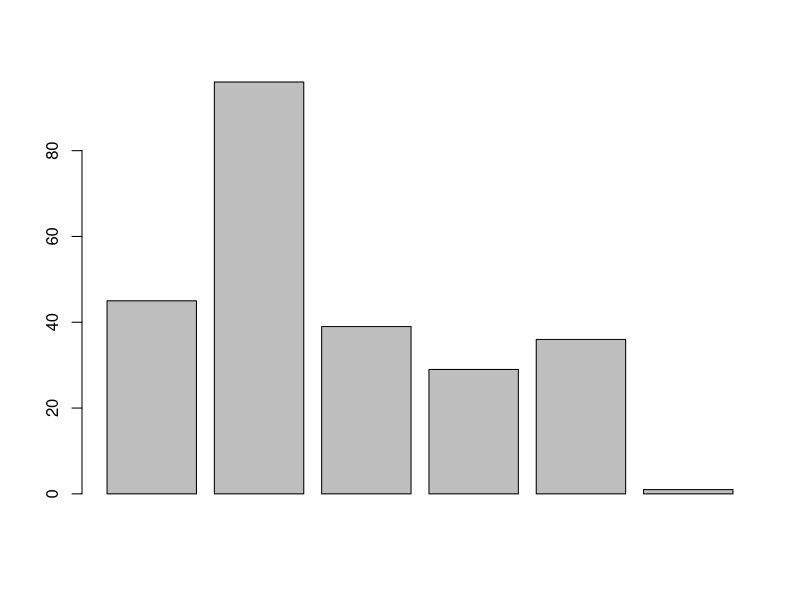
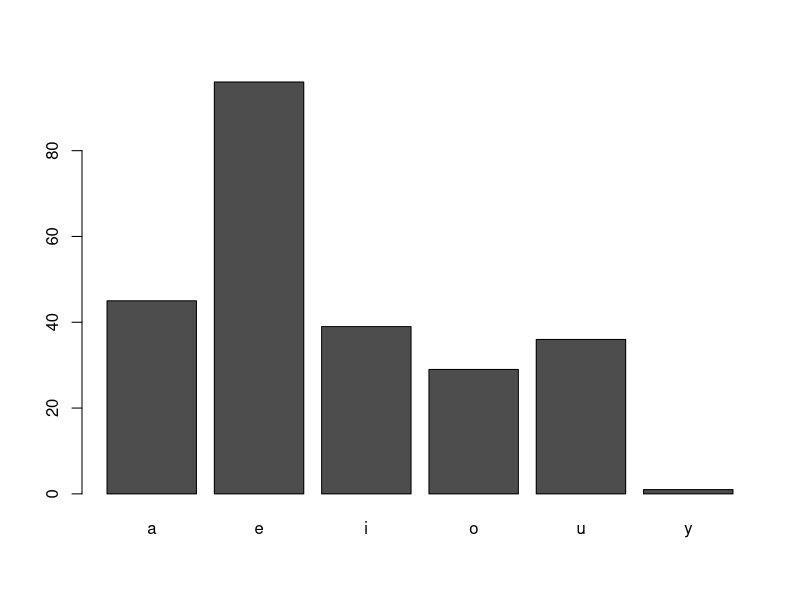
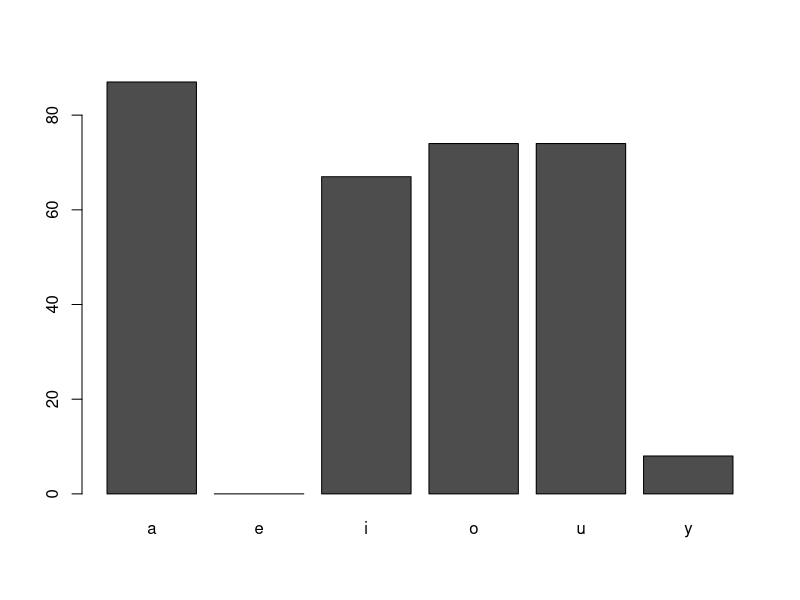
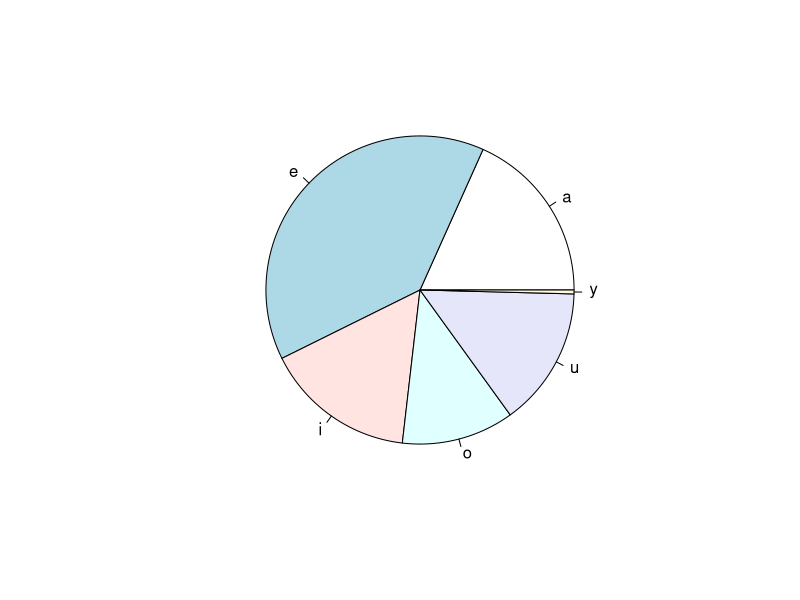
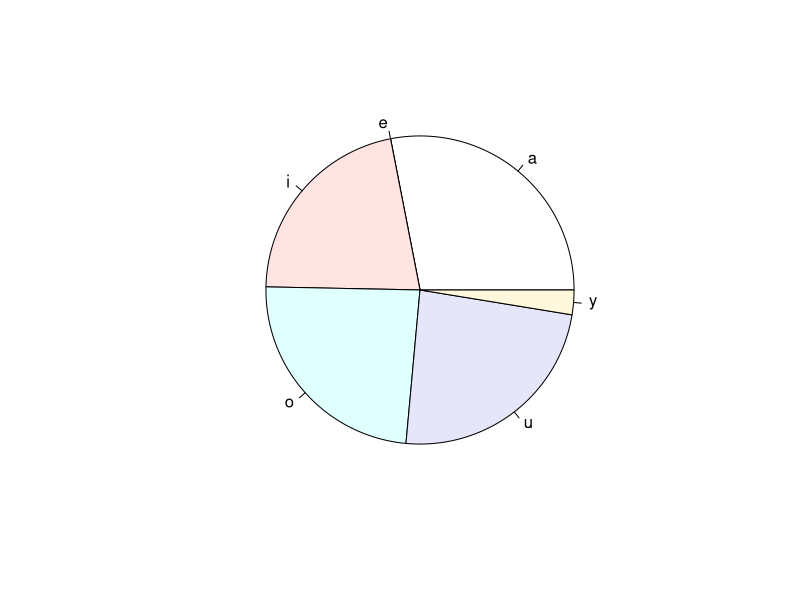

Here is the R script that generated these plots, in order:
data <- data.frame(voyelles = c("a", "e", "i", "o", "u", "y") , tigre = c(45, 96,39, 29, 36, 1), dispar = c(87,0,67,74,74,8))
barplot(data$tigre)
tigre <- as.matrix(data[, 2])
dispar<-as.matrix(data[, 3])
rownames(tigre) <- data[, 1]
rownames(dispar)<-data[,1]

barplot(t(tigre))
barplot(t(dispar))
pie(t(tigre),labels=c("a", "e", "i", "o", "u", "y"))
pie(t(dispar),labels=c("a", "e", "i", "o", "u", "y"))

